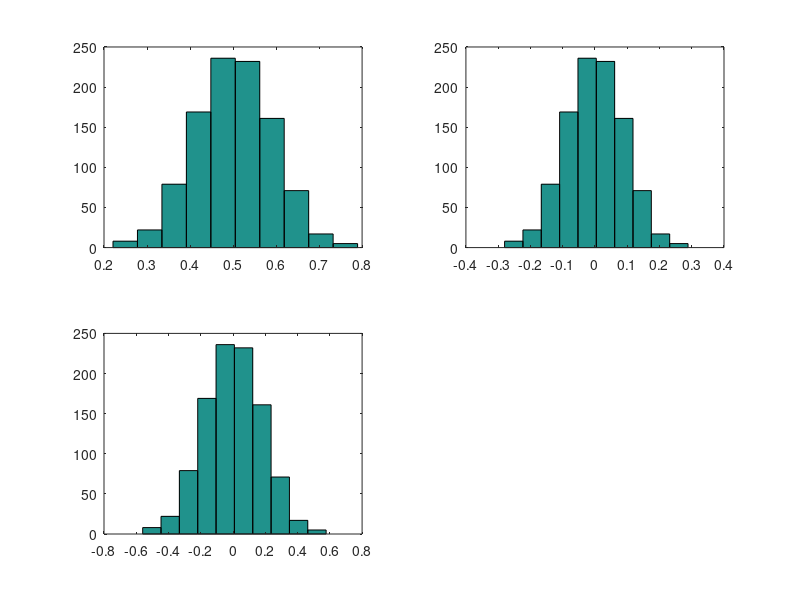

MATLAB code for this plot:
clc;
clear all;
 close all;
 
 
 sum = 0;
 n = 1000;
 a = rand(1,n);
  b = rand(1,n);
   c = rand(1,n);
    d = rand(1,n);
     e = rand(1,n);
      f = rand(1,n);
       g = rand(1,n);
        h = rand(1,n);
         x = rand(1,n);
          y = rand(1,n);
         
sum=a+b+c+d+e+f+g+h+x+y;

avg = sum/10;
subplot(221);
hist(avg);


y = avg-mean(avg);
subplot(222)
hist(y);
subplot(223)
y1=2*y;
hist(y1);